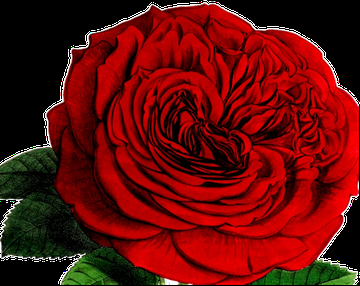
#> input picture web/flowers/rose.png, 360 x 286 px
$ python -i flowers.py   (imports and definitions only)
#> lines starting #> are read from the running program, lines starting #| are printed output that depends on the picture
#!/usr/bin/env python3
"""Cut the real flowers out of their photos for the game: web/flowers/*.png.

Every source is public domain (CC0 or Public Domain Mark), found through
Openverse; the list below is also the credit list. Originals are fetched
into tools/flowers/src/ (git-ignored) the first time.

Each flower gives a bloom (the head, for arranging) and some give a spray
(the greenery). Heads are trimmed, given soft edges and saved at most
360 px across.

    python3 tools/flowers.py          (needs Pillow, numpy and scipy)
"""
import os, json, urllib.request
import numpy as np
from PIL import Image, ImageFilter
from scipy import ndimage

HERE = os.path.dirname(os.path.abspath(__file__))
SRC = os.path.join(HERE, 'flowers', 'src')
OUT = os.path.join(HERE, '..', 'web', 'flowers')
# [4 lines not run here, left out]

def fetch(key):
    s = SOURCES[key]
    ext = '.png' if s['url'].split('?')[0].endswith('.png') else '.jpg'
    p = os.path.join(SRC, key + ext)
    if not os.path.exists(p):
        data = urllib.request.urlopen(urllib.request.Request(s['url'], headers={'User-Agent': 'watsons-game/0.1'}), timeout=60).read()
        open(p, 'wb').write(data)
    return Image.open(p).convert('RGBA')

def soften(a, r=1.2):
    return np.asarray(Image.fromarray(a).filter(ImageFilter.GaussianBlur(r)))

# [28 lines left out: functions largest, keyed_by_background, not called in this run]

def keyed_checker(im):
    """rawpixel's "png" stickers come with the transparency checkerboard
    painted in: light grey and white squares. Flood it away from the
    edges; the drawing's own outline stops the flood."""
    a = np.asarray(im).astype(np.float32)
    rgb = a[..., :3]
    sat = rgb.max(-1) - rgb.min(-1)
    # the squares are perfectly neutral (R=G=B, 238 and 255); painted
    # whites are a touch warm, so they survive
    light = (rgb.mean(-1) > 226) & (sat < 4)
    lab, n = ndimage.label(light)
    border = set(np.unique(np.concatenate([lab[0], lab[-1], lab[:, 0], lab[:, -1]]))) - {0}
    fg = ~np.isin(lab, list(border))
    fg = ndimage.binary_opening(fg, iterations=1)
    fg = largest(fg)
    fg = ndimage.binary_fill_holes(fg)
    a[..., 3] = soften((fg * 255).astype(np.uint8), 0.9)
    return Image.fromarray(a.astype(np.uint8))

# [29 lines left out: functions keyed_by_colour, trim, save, not called in this run]

# the head of each; boxes are in the source's own pixels
# [1 line that did not run here, left out]
# [1 line that did not run here, left out]
# [1 line that did not run here, left out]
# [1 line that did not run here, left out]
# [1 line that did not run here, left out]
# [1 line that did not run here, left out]
# [1 line that did not run here, left out]

json.dump({k: {'source': v['land'], 'license': v['lic'], 'title': v['title']} for k, v in SOURCES.items()},
          open(os.path.join(OUT, 'credits.json'), 'w'), indent=1)
print('credits -> web/flowers/credits.json')

>>> import cv2
>>> picture = cv2.imread('../web/flowers/rose.png', cv2.IMREAD_GRAYSCALE)
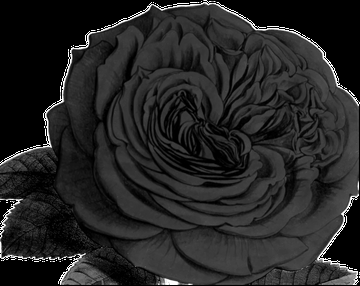
#> picture: shape (286, 360); min 0, max 255, mean 36.6
>>> result = keyed_checker(picture)
#> in keyed_checker, `rgb = a[..., :3]`: rgb = 286 rows, first 8: [0, 0, 0], [0, 0, 0], [0, 0, 0], [0, 0, 0], [0, 0, 0], [0, 0, 0], [0, 0, 0], [0, 0, 0]
#> in keyed_checker, `sat = rgb.max(-1) - rgb.min(-1)`: sat = 286 values, max 255 at index 160, min 0 at index 0, mean 35.86
#> in keyed_checker, `lab, n = ndimage.label(light)`: lab = 286 values from 0 to 0; n = 0
#> (the run stopped early here; a loop or call above may not have finished)

$ run again, on web/flowers/greens.png
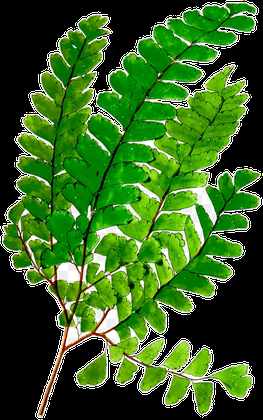
#> input picture web/flowers/greens.png, 263 x 420 px
#> `picture = cv2.imread('../web/flowers/rose.png', cv2.IMREAD_GRAYSCALE)`:
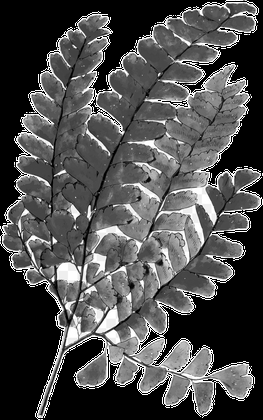
#> picture: shape (420, 263); min 0, max 255, mean 77.4
#> rgb = 420 rows, first 8: [0, 0, 0], [0, 0, 0], [0, 0, 0], [0, 0, 0], [0, 0, 0], [0, 0, 0], [0, 0, 0], [0, 0, 0]
#> sat = 420 values, max 255 at index 226, min 0 at index 0, mean 11.85
#> lab = 420 values from 0 to 0; n = 0
